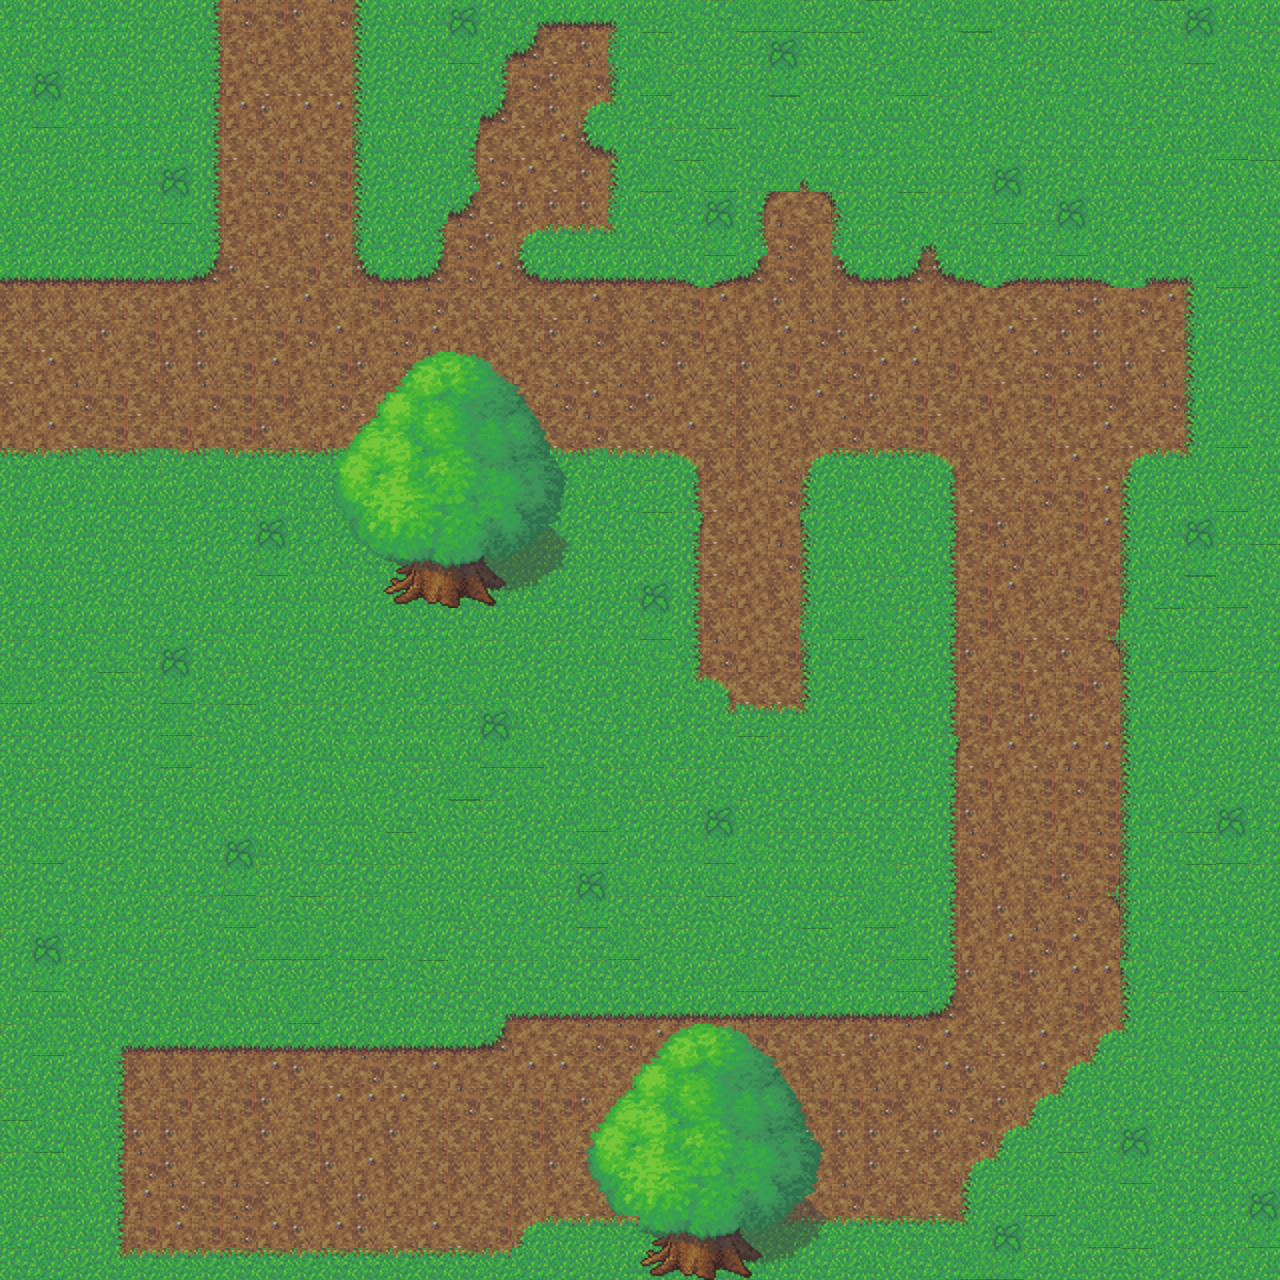

The image is a tile-based game level rendered from a .tmx file. Its description and source (layers, tilesets, objects; grid data summarised) follow:
An orthogonal 40x40 tile map with 32x32 px tiles, 3 tile layers (background, foreground, top), 2 tilesets and 7 objects (spawn).

<map version="1.0" orientation="orthogonal" renderorder="right-down" width="40" height="40" tilewidth="32" tileheight="32" nextobjectid="14">
 <tileset firstgid="1" name="grass-tiles-2-small" tilewidth="32" tileheight="32" tilecount="72" columns="12">
  <image source="tileset/grass-tiles-2-small.png" width="384" height="192" />
 </tileset>
 <tileset firstgid="73" name="tree2-final" tilewidth="32" tileheight="32" tilecount="64" columns="8">
  <image source="tileset/tree2-final.png" width="256" height="256" />
 </tileset>
 <layer name="background" width="40" height="40">
  <data>[1600 cells, 1600 non-empty, 56 distinct tile ids]</data>
 </layer>
 <layer name="foreground" width="40" height="40">
  <data>[1600 cells, 31 non-empty, 17 distinct tile ids]</data>
 </layer>
 <layer name="top" width="40" height="40">
  <data>[1600 cells, 94 non-empty, 47 distinct tile ids]</data>
 </layer>
 <objectgroup name="collisions">
  <object id="1" x="0" y="0" width="224" height="288" />
  <object id="5" x="352" y="288">
   <polygon points="0,0 0,-288 928,-288 928,0 480,0 480,-96 416,-96 416,0 160,0 160,-64 256,-64 256,-128 224,-128 224,-192 256,-192 256,-256 192,-256 192,-224 160,-224 160,-160 128,-160 128,-96 128,-64 96,-64 96,0" />
  </object>
  <object id="10" x="1184" y="288">
   <polygon points="0,0 96,0 96,992 -224,992 -224,864 -192,864 -192,832 -160,832 -160,800 -128,800 -128,768 -96,768 -96,736 -64,736 -64,160 0,160" />
  </object>
  <object id="11" x="960" y="1216">
   <polygon points="0,0 0,64 -960,64 -960,32 -448,32 -448,0" />
  </object>
  <object id="12" x="128" y="1248">
   <polygon points="0,0 -128,0 -128,-256 832,-256 832,-224 384,-224 384,-192 0,-192" />
  </object>
  <object id="13" x="0" y="448">
   <polyline points="0,0 704,0 704,224 736,224 736,256 800,256 800,0 960,0 960,544 0,544 0,0" />
  </object>
 </objectgroup>
 <objectgroup name="objects">
  <object id="7" name="playerspawn" type="spawn" x="1024" y="832" width="32" height="32" />
 </objectgroup>
</map>
